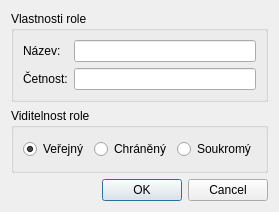
<?xml version="1.0" encoding="UTF-8"?>
<ui version="4.0">
 <class>UniAssociationDialog</class>
 <widget class="QDialog" name="UniAssociationDialog">
  <property name="geometry">
   <rect>
    <x>0</x>
    <y>0</y>
    <width>400</width>
    <height>0</height>
   </rect>
  </property>
  <property name="windowTitle">
   <string>Jednosměrná asociace Vlastnosti</string>
  </property>
  <layout class="QGridLayout" name="gridLayout_2">
   <item row="0" column="0">
    <widget class="QGroupBox" name="groupBox">
     <property name="title">
      <string>Vlastnosti role</string>
     </property>
     <layout class="QGridLayout" name="gridLayout">
      <item row="0" column="0">
       <widget class="QLabel" name="label">
        <property name="text">
         <string>Název:</string>
        </property>
       </widget>
      </item>
      <item row="0" column="1">
       <widget class="QLineEdit" name="roleNameEdit"/>
      </item>
      <item row="1" column="0">
       <widget class="QLabel" name="label_2">
        <property name="text">
         <string>Četnost:</string>
        </property>
       </widget>
      </item>
      <item row="1" column="1">
       <widget class="QLineEdit" name="roleMultiplicity"/>
      </item>
     </layout>
    </widget>
   </item>
   <item row="1" column="0">
    <widget class="QGroupBox" name="visibilityGroupBox">
     <property name="sizePolicy">
      <sizepolicy hsizetype="Preferred" vsizetype="Preferred">
       <horstretch>0</horstretch>
       <verstretch>0</verstretch>
      </sizepolicy>
     </property>
     <property name="maximumSize">
      <size>
       <width>16777215</width>
       <height>16777215</height>
      </size>
     </property>
     <property name="title">
      <string>Viditelnost role</string>
     </property>
     <layout class="QGridLayout" name="gridLayout_4">
      <item row="0" column="0">
       <layout class="QHBoxLayout" name="horizontalLayout">
        <item>
         <widget class="QRadioButton" name="visiPublicRadio">
          <property name="sizePolicy">
           <sizepolicy hsizetype="Preferred" vsizetype="Preferred">
            <horstretch>0</horstretch>
            <verstretch>0</verstretch>
           </sizepolicy>
          </property>
          <property name="minimumSize">
           <size>
            <width>0</width>
            <height>24</height>
           </size>
          </property>
          <property name="text">
           <string>Veřejný</string>
          </property>
          <property name="checked">
           <bool>true</bool>
          </property>
         </widget>
        </item>
        <item>
         <widget class="QRadioButton" name="visiProtectedRadio">
          <property name="sizePolicy">
           <sizepolicy hsizetype="Preferred" vsizetype="Preferred">
            <horstretch>0</horstretch>
            <verstretch>0</verstretch>
           </sizepolicy>
          </property>
          <property name="minimumSize">
           <size>
            <width>0</width>
            <height>24</height>
           </size>
          </property>
          <property name="text">
           <string>Chráněný</string>
          </property>
         </widget>
        </item>
        <item>
         <widget class="QRadioButton" name="visiPrivateRadio">
          <property name="sizePolicy">
           <sizepolicy hsizetype="Preferred" vsizetype="Preferred">
            <horstretch>0</horstretch>
            <verstretch>0</verstretch>
           </sizepolicy>
          </property>
          <property name="minimumSize">
           <size>
            <width>0</width>
            <height>24</height>
           </size>
          </property>
          <property name="text">
           <string>Soukromý</string>
          </property>
          <property name="checked">
           <bool>false</bool>
          </property>
         </widget>
        </item>
       </layout>
      </item>
     </layout>
    </widget>
   </item>
   <item row="2" column="0">
    <widget class="QDialogButtonBox" name="buttonBox">
     <property name="orientation">
      <enum>Qt::Horizontal</enum>
     </property>
     <property name="standardButtons">
      <set>QDialogButtonBox::Cancel|QDialogButtonBox::Ok</set>
     </property>
    </widget>
   </item>
  </layout>
 </widget>
 <resources/>
 <connections>
  <connection>
   <sender>buttonBox</sender>
   <signal>accepted()</signal>
   <receiver>UniAssociationDialog</receiver>
   <slot>accept()</slot>
   <hints>
    <hint type="sourcelabel">
     <x>248</x>
     <y>254</y>
    </hint>
    <hint type="destinationlabel">
     <x>157</x>
     <y>274</y>
    </hint>
   </hints>
  </connection>
  <connection>
   <sender>buttonBox</sender>
   <signal>rejected()</signal>
   <receiver>UniAssociationDialog</receiver>
   <slot>reject()</slot>
   <hints>
    <hint type="sourcelabel">
     <x>316</x>
     <y>260</y>
    </hint>
    <hint type="destinationlabel">
     <x>286</x>
     <y>274</y>
    </hint>
   </hints>
  </connection>
 </connections>
</ui>
